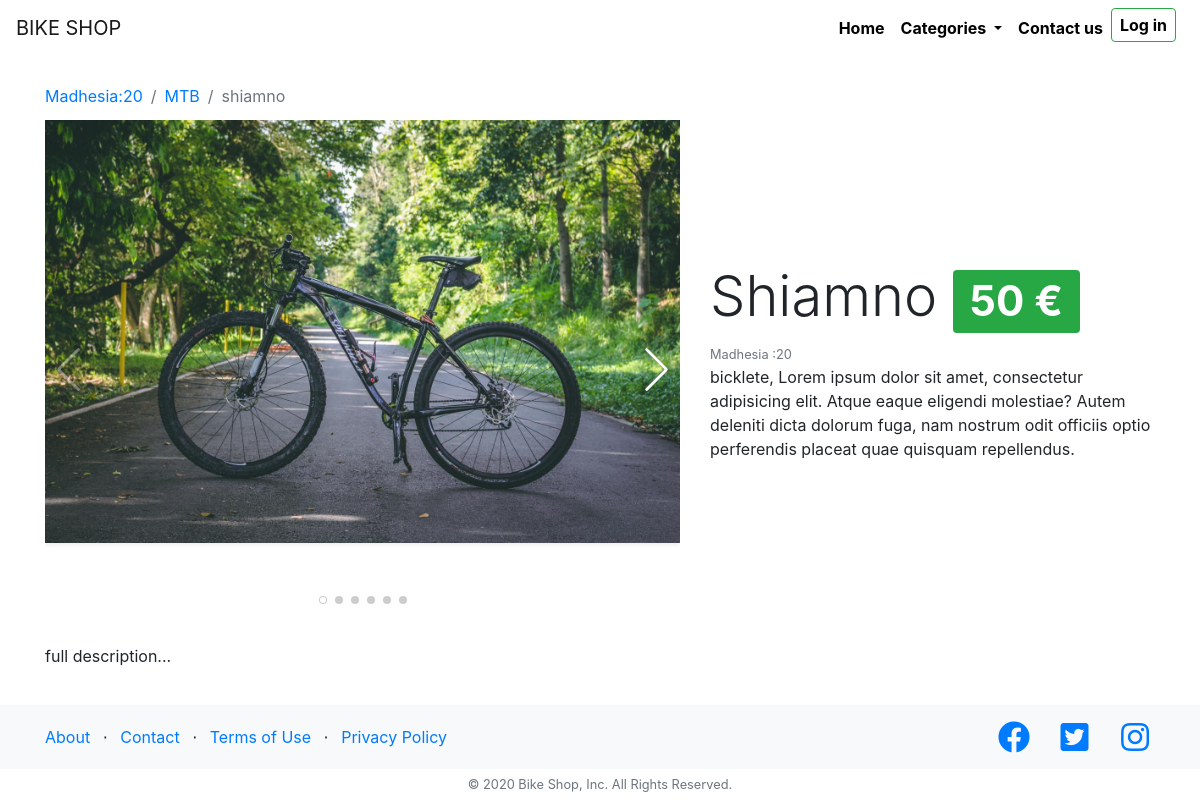
The page /bike/shiamno on the database as committed earlier.
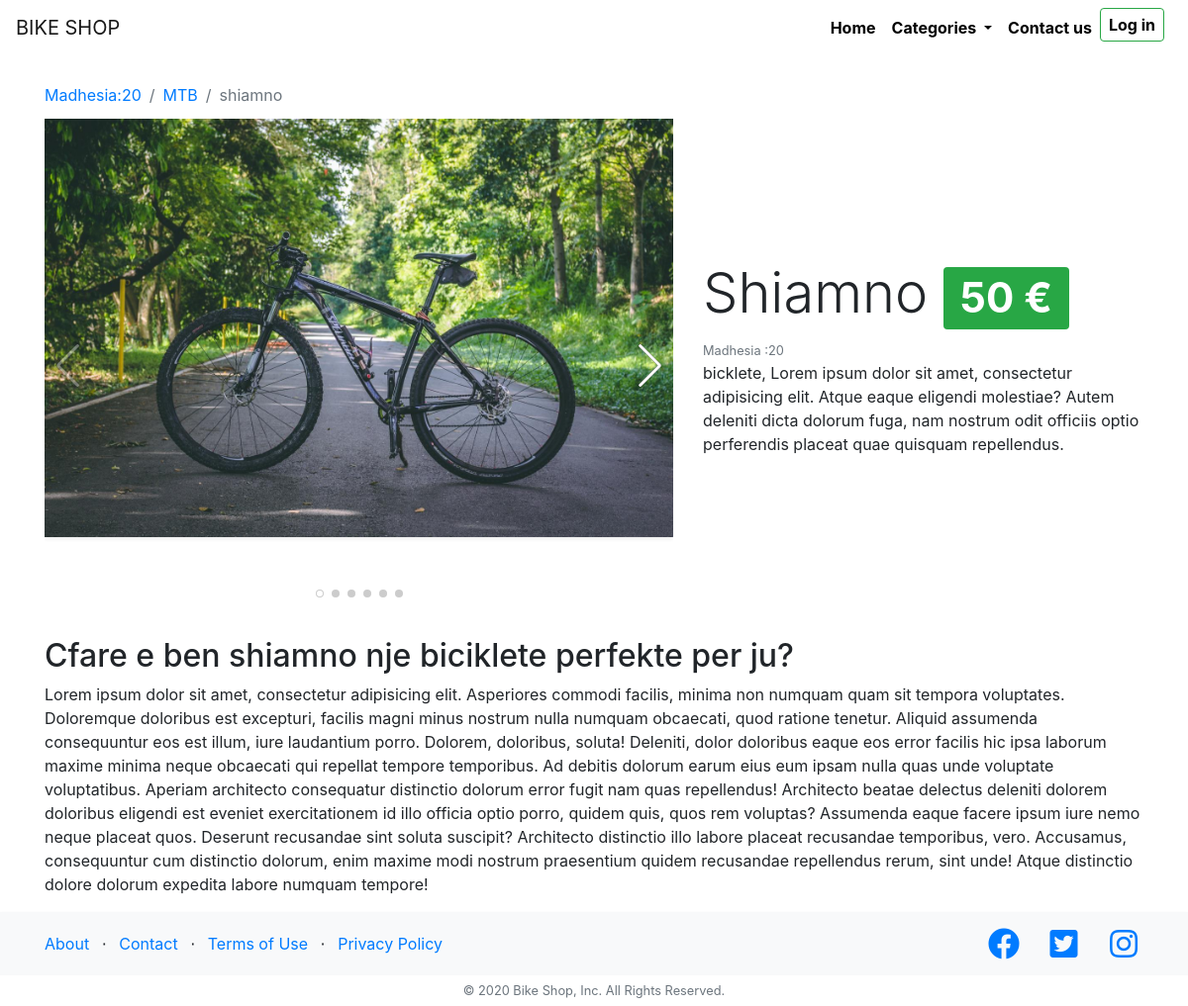
The same page on the database as committed later.
### shop/models.py (models this page shows, shortened)
class Bikes(models.Model):
    name = models.CharField(max_length=35, default="Shimano")
    size = models.CharField(max_length=2, default=26)
    color = models.CharField(max_length=10, default="Blu")
    description = models.TextField(default="bicklete")
    full_description = RichTextField(blank=True, null=True)
    price = models.CharField(max_length=5, default=0)
    image = models.ImageField(default="defalut.png")
    age_category = models.CharField(default=16, max_length=15)
    bike_categories = models.CharField(default="BMX", max_length=50)
    class Meta:
        verbose_name_plural = 'Bikes'

### shop/views.py (the view)
# urls.py: path('bike/<name>', views.details, name='details'),
def details(request, name):
    selected_bike = Bikes.objects.get(name=name)
    show_bike = {'bike': selected_bike}
    return render(request, 'shop/details.html', show_bike)

### shop/templates/shop/details.html (shortened to what this page needs)
{% extends 'shop/layout.html' %}
{% load static %}
{% block extrahead  %}
    <link rel="stylesheet" href="{% static 'shop/fix_navbar.css' %}">
    <link rel="stylesheet" href="{% static 'shop/libraries/swiper/swiper-bundle.min.css' %}">
{% endblock %}
{% block content %}
<div class="container mt-5 pt-4">
    <div class="row align-items-center">
        <div class="col-md-12">
            <nav aria-label="breadcrumb">
              <ol class="breadcrumb bg-transparent pl-0 mb-0">
                <li class="breadcrumb-item"><a href="/search?size={{ bike.size }}">Madhesia:{{bike.size}}</a></li>
                <li class="breadcrumb-item"><a href="/category/{{ bike.bike_categories }}">{{ bike.bike_categories }}</a></li>
                <li class="breadcrumb-item active" aria-current="page">{{ bike.name }}</li>
              </ol>
            </nav>
        </div>
        <div class="col-md-5 order-md-2">
            <h1 class="display-4 text-capitalize">{{bike.name}} <span class="badge badge-success">{{bike.price}} &euro;</span></h1>
            <small class="text-muted">Madhesia :{{bike.size}}</small>
            <p>
                {{bike.description}},
                Lorem ipsum dolor sit amet, consectetur adipisicing elit. Atque eaque eligendi molestiae? Autem deleniti dicta dolorum fuga, nam nostrum odit officiis optio perferendis placeat quae quisquam repellendus.
            </p>
        </div>
        <div class="col-md-7 order-md-1">
            <div class="swiper-container">
              <div class="swiper-wrapper">
                <div class="swiper-slide">
                  <img src="{{bike.image.url}}" class="shadow-sm bike-img swiper-lazy" alt="{{bike.name}}">
                </div>
              </div>
              <div class="swiper-pagination swiper-pagination-white"></div>
              <div class="swiper-button-next swiper-button-white"></div>
            </div>
        </div>
    </div>
    <div class="row mt-4">
        <div class="col-md-12">
            <div class="full-description">
                {{ bike.full_description | safe}}
            </div>
        </div>
    </div>
</div>
{% endblock %}

### shop/templates/shop/layout.html (shortened to what this page needs)
<!DOCTYPE html>
<html lang="en">
<head>
    <link rel="stylesheet" href="https://stackpath.bootstrapcdn.com/bootstrap/4.5.0/css/bootstrap.min.css"
>
    <link rel="stylesheet" href="https://cdnjs.cloudflare.com/ajax/libs/font-awesome/5.14.0/css/all.min.css">
    {% load static %}
    <link rel="stylesheet" type="text/css" href="{% static 'shop/home.css' %}">
{% block extrahead %}{% endblock %}
</head>
<body>
    <nav class="navbar navbar-expand-lg navbar-light fixed-top pt-4 pr-4" id="MainNavbar">
        <a href="/" class="navbar-brand brand-home">BIKE SHOP</a>
        <div class="collapse navbar-collapse" id="navbarNav">
            <ul class="navbar-nav ml-auto">
                <li class="nav-item active">
                    <a class="nav-link" href="/">Home <span class="sr-only">(current)</span></a>
                </li>
                <li class="nav-item dropdown">
                    <a class="nav-link dropdown-toggle" href="#" id="navbarDropdown" role="button" data-toggle="dropdown" aria-haspopup="true" aria-expanded="false">
                      Categories
                    </a>
                </li>
                <li class="nav-item">
                    <a class="nav-link" href="/contact">Contact us</a>
                </li>
                <li class="nav-item">
                    <a class="nav-link btn btn-outline-success my-2 my-sm-0 py-1 login" href="/admin">Log in</a>
                </li>
            </ul>
        </div>
    </nav>
        {% block content %}
        {% endblock %}
      <footer class="footer shadow-sm bg-light">
          <div class="container py-3">
              <div class="row">
                <div class="col-lg-6 text-center text-lg-left" style="line-height: 32px;">
                  <ul class="list-inline mb-0">
                    <li class="list-inline-item">
                      <a href="#">About</a>
                    </li>
                    <li class="list-inline-item">&sdot;</li>
                    <li class="list-inline-item">
                      <a href="/contact">Contact</a>
                    </li>
                    <li class="list-inline-item">&sdot;</li>
                    <li class="list-inline-item">
                      <a href="#">Terms of Use</a>
                    </li>
                    <li class="list-inline-item">&sdot;</li>
                    <li class="list-inline-item">
                      <a href="#">Privacy Policy</a>
                    </li>
                  </ul>
                </div>
                  <div class="col-lg-6 text-center text-lg-right">
                      <ul class="list-inline mb-0">
                        <li class="list-inline-item mr-3">
                          <a href="#">
                            <i class="fab fa-facebook fa-2x fa-fw"></i>
                          </a>
                        </li>
                        <li class="list-inline-item mr-3">
                          <a href="#">
                            <i class="fab fa-twitter-square fa-2x fa-fw"></i>
                          </a>
                        </li>
                        <li class="list-inline-item">
                          <a href="#">
                            <i class="fab fa-instagram fa-2x fa-fw"></i>
                          </a>
                        </li>
                      </ul>
                  </div>
              </div>
          </div>
          <p class="bg-white text-muted small text-center py-2 mb-0">&copy; 2020 Bike Shop, Inc. All Rights Reserved.</p>
      </footer>
</body>
</html>

### shop/static/shop/home.css (style rules this page uses)
#navbarNav .navbar-nav .nav-link { color: #ffffff; font-weight: bolder; }
.navbar-brand { opacity: 0; }
.navbar-expand-lg { -webkit-transition: all .35s; transition: all .35s; }
html { position: relative; min-height: 100%; }
body { margin-bottom: 95px; }
.footer { position: absolute; bottom: 0; width: 100%; height: 95px; line-height: 1; }
.footer > .container { padding-right: 15px; padding-left: 15px; }
.footer > p { line-height: initial; }

### shop/static/shop/fix_navbar.css (style rules this page uses)
.navbar-expand-lg { padding-top: .5rem !important; background-color: #ffffff; }
#navbarNav .navbar-nav .nav-link { color: #000; }
.brand-home { opacity: 1 !important; }
.bike-img { width: 100%; max-width: 800px; height: auto; }

### shop/templates/shop/details.html (style rules this page uses)
.swiper-slide { text-align: center; font-size: 18px; }
.swiper-button-white { text-shadow: 0 0 #000000; }
.swiper-slide { min-height: 500px; }

Rows that differ between the two databases and show on the page:
changed Bikes "Shiamno": full_description "full description..." → "Cfare e ben shiamno nje biciklete perfekte per ju? Lorem ipsum dolor sit amet, consectetur adipisicing elit. Asperiores commodi facilis, minima non numquam quam sit tempora voluptates. Doloremque doloribus est excepturi, facilis magni minus nostrum nulla numquam obcaecati, quod ratione tenetur. Aliquid assumenda consequuntur eos est illum, iure laudantium porro. Dolorem, doloribus, soluta! Deleniti, dolor doloribus eaque eos error facilis hic ipsa laborum maxime minima neque obcaecati qui repellat tempore temporibus. Ad debitis dolorum earum eius eum ipsam nulla quas unde voluptate voluptatibus. Aperiam architecto consequatur distinctio dolorum error fugit nam quas repellendus! Architecto…"
